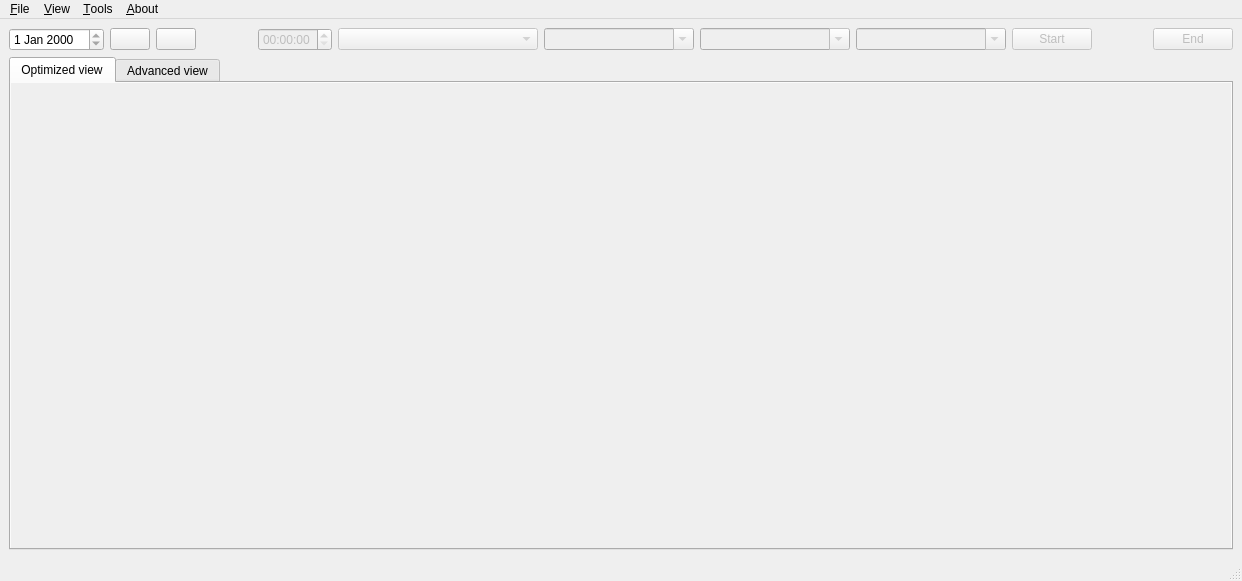
<?xml version="1.0" encoding="UTF-8"?>
<ui version="4.0">
 <class>MainWindow</class>
 <widget class="QMainWindow" name="MainWindow">
  <property name="geometry">
   <rect>
    <x>0</x>
    <y>0</y>
    <width>1242</width>
    <height>581</height>
   </rect>
  </property>
  <property name="windowTitle">
   <string>MainWindow</string>
  </property>
  <widget class="QWidget" name="centralwidget">
   <layout class="QVBoxLayout" name="verticalLayout" stretch="0,0">
    <item>
     <layout class="QHBoxLayout" name="horizontalLayout_3">
      <item>
       <widget class="QDateEdit" name="dateEditDate">
        <property name="readOnly">
         <bool>true</bool>
        </property>
       </widget>
      </item>
      <item>
       <widget class="QPushButton" name="pushButtonPrev">
        <property name="text">
         <string/>
        </property>
        <property name="icon">
         <iconset resource="resources.qrc">
          <normaloff>:/zeiterfassung/images/previous.png</normaloff>:/zeiterfassung/images/previous.png</iconset>
        </property>
       </widget>
      </item>
      <item>
       <widget class="QPushButton" name="pushButtonNext">
        <property name="text">
         <string/>
        </property>
        <property name="icon">
         <iconset resource="resources.qrc">
          <normaloff>:/zeiterfassung/images/next.png</normaloff>:/zeiterfassung/images/next.png</iconset>
        </property>
       </widget>
      </item>
      <item>
       <spacer name="horizontalSpacer_2">
        <property name="orientation">
         <enum>Qt::Horizontal</enum>
        </property>
        <property name="sizeHint" stdset="0">
         <size>
          <width>40</width>
          <height>20</height>
         </size>
        </property>
       </spacer>
      </item>
      <item>
       <widget class="QTimeEdit" name="timeEditTime">
        <property name="enabled">
         <bool>false</bool>
        </property>
       </widget>
      </item>
      <item>
       <widget class="QComboBox" name="comboBoxProjekt">
        <property name="enabled">
         <bool>false</bool>
        </property>
        <property name="minimumSize">
         <size>
          <width>200</width>
          <height>0</height>
         </size>
        </property>
       </widget>
      </item>
      <item>
       <widget class="QComboBox" name="comboBoxSubprojekt">
        <property name="enabled">
         <bool>false</bool>
        </property>
        <property name="minimumSize">
         <size>
          <width>150</width>
          <height>0</height>
         </size>
        </property>
        <property name="editable">
         <bool>true</bool>
        </property>
        <property name="insertPolicy">
         <enum>QComboBox::NoInsert</enum>
        </property>
       </widget>
      </item>
      <item>
       <widget class="QComboBox" name="comboBoxWorkpackage">
        <property name="enabled">
         <bool>false</bool>
        </property>
        <property name="minimumSize">
         <size>
          <width>150</width>
          <height>0</height>
         </size>
        </property>
        <property name="editable">
         <bool>true</bool>
        </property>
        <property name="insertPolicy">
         <enum>QComboBox::NoInsert</enum>
        </property>
       </widget>
      </item>
      <item>
       <widget class="QComboBox" name="comboBoxText">
        <property name="enabled">
         <bool>false</bool>
        </property>
        <property name="minimumSize">
         <size>
          <width>150</width>
          <height>0</height>
         </size>
        </property>
        <property name="editable">
         <bool>true</bool>
        </property>
        <property name="insertPolicy">
         <enum>QComboBox::NoInsert</enum>
        </property>
       </widget>
      </item>
      <item>
       <widget class="QPushButton" name="pushButtonStart">
        <property name="enabled">
         <bool>false</bool>
        </property>
        <property name="text">
         <string>Start</string>
        </property>
       </widget>
      </item>
      <item>
       <spacer name="horizontalSpacer">
        <property name="orientation">
         <enum>Qt::Horizontal</enum>
        </property>
        <property name="sizeHint" stdset="0">
         <size>
          <width>40</width>
          <height>20</height>
         </size>
        </property>
       </spacer>
      </item>
      <item>
       <widget class="QPushButton" name="pushButtonEnd">
        <property name="enabled">
         <bool>false</bool>
        </property>
        <property name="text">
         <string>End</string>
        </property>
       </widget>
      </item>
     </layout>
    </item>
    <item>
     <widget class="QTabWidget" name="tabWidget">
      <property name="currentIndex">
       <number>0</number>
      </property>
      <widget class="QScrollArea" name="scrollArea">
       <property name="frameShape">
        <enum>QFrame::NoFrame</enum>
       </property>
       <property name="frameShadow">
        <enum>QFrame::Plain</enum>
       </property>
       <property name="widgetResizable">
        <bool>true</bool>
       </property>
       <attribute name="title">
        <string>Optimized view</string>
       </attribute>
       <widget class="QWidget" name="scrollAreaWidgetContents">
        <property name="geometry">
         <rect>
          <x>0</x>
          <y>0</y>
          <width>1220</width>
          <height>454</height>
         </rect>
        </property>
        <layout class="QVBoxLayout" name="verticalLayout2">
         <property name="spacing">
          <number>3</number>
         </property>
        </layout>
       </widget>
      </widget>
      <widget class="QSplitter" name="splitter">
       <property name="orientation">
        <enum>Qt::Vertical</enum>
       </property>
       <attribute name="title">
        <string>Advanced view</string>
       </attribute>
       <widget class="QGroupBox" name="groupBoxBuchungen">
        <property name="title">
         <string>Buchungen</string>
        </property>
        <layout class="QHBoxLayout" name="horizontalLayout">
         <item>
          <widget class="QTreeView" name="treeViewBuchungen">
           <property name="enabled">
            <bool>false</bool>
           </property>
           <property name="contextMenuPolicy">
            <enum>Qt::CustomContextMenu</enum>
           </property>
          </widget>
         </item>
        </layout>
       </widget>
       <widget class="QGroupBox" name="groupBoxKontierungen">
        <property name="title">
         <string>Kontierungen</string>
        </property>
        <layout class="QHBoxLayout" name="horizontalLayout_2">
         <item>
          <widget class="QTreeView" name="treeViewKontierungen">
           <property name="enabled">
            <bool>false</bool>
           </property>
           <property name="contextMenuPolicy">
            <enum>Qt::CustomContextMenu</enum>
           </property>
          </widget>
         </item>
        </layout>
       </widget>
      </widget>
     </widget>
    </item>
   </layout>
  </widget>
  <widget class="QMenuBar" name="menubar">
   <property name="geometry">
    <rect>
     <x>0</x>
     <y>0</y>
     <width>1242</width>
     <height>22</height>
    </rect>
   </property>
   <widget class="QMenu" name="menuFile">
    <property name="title">
     <string>&amp;File</string>
    </property>
    <addaction name="actionQuit"/>
   </widget>
   <widget class="QMenu" name="menu_About">
    <property name="title">
     <string>&amp;About</string>
    </property>
    <addaction name="actionAboutMe"/>
    <addaction name="actionAboutzeiterfassung"/>
    <addaction name="actionAboutQt"/>
   </widget>
   <widget class="QMenu" name="menu_View">
    <property name="title">
     <string>&amp;View</string>
    </property>
    <addaction name="actionToday"/>
    <addaction name="actionRefresh"/>
   </widget>
   <widget class="QMenu" name="menu_Tools">
    <property name="title">
     <string>&amp;Tools</string>
    </property>
    <addaction name="actionAuswertung"/>
   </widget>
   <addaction name="menuFile"/>
   <addaction name="menu_View"/>
   <addaction name="menu_Tools"/>
   <addaction name="menu_About"/>
  </widget>
  <widget class="QStatusBar" name="statusbar"/>
  <action name="actionQuit">
   <property name="icon">
    <iconset resource="resources.qrc">
     <normaloff>:/zeiterfassung/images/quit.png</normaloff>:/zeiterfassung/images/quit.png</iconset>
   </property>
   <property name="text">
    <string>&amp;Quit</string>
   </property>
  </action>
  <action name="actionAboutMe">
   <property name="text">
    <string>About &amp;Me</string>
   </property>
  </action>
  <action name="actionAboutzeiterfassung">
   <property name="text">
    <string>About &amp;zeiterfassung</string>
   </property>
  </action>
  <action name="actionAboutQt">
   <property name="text">
    <string>About &amp;Qt</string>
   </property>
  </action>
  <action name="actionToday">
   <property name="enabled">
    <bool>false</bool>
   </property>
   <property name="icon">
    <iconset resource="resources.qrc">
     <normaloff>:/zeiterfassung/images/today.png</normaloff>:/zeiterfassung/images/today.png</iconset>
   </property>
   <property name="text">
    <string>&amp;Today</string>
   </property>
  </action>
  <action name="actionRefresh">
   <property name="enabled">
    <bool>false</bool>
   </property>
   <property name="icon">
    <iconset resource="resources.qrc">
     <normaloff>:/zeiterfassung/images/refresh.png</normaloff>:/zeiterfassung/images/refresh.png</iconset>
   </property>
   <property name="text">
    <string>&amp;Refresh</string>
   </property>
  </action>
  <action name="actionAuswertung">
   <property name="enabled">
    <bool>false</bool>
   </property>
   <property name="text">
    <string>&amp;Auswertung</string>
   </property>
  </action>
 </widget>
 <resources>
  <include location="resources.qrc"/>
 </resources>
 <connections>
  <connection>
   <sender>actionQuit</sender>
   <signal>triggered()</signal>
   <receiver>MainWindow</receiver>
   <slot>close()</slot>
   <hints>
    <hint type="sourcelabel">
     <x>-1</x>
     <y>-1</y>
    </hint>
    <hint type="destinationlabel">
     <x>458</x>
     <y>296</y>
    </hint>
   </hints>
  </connection>
 </connections>
</ui>
